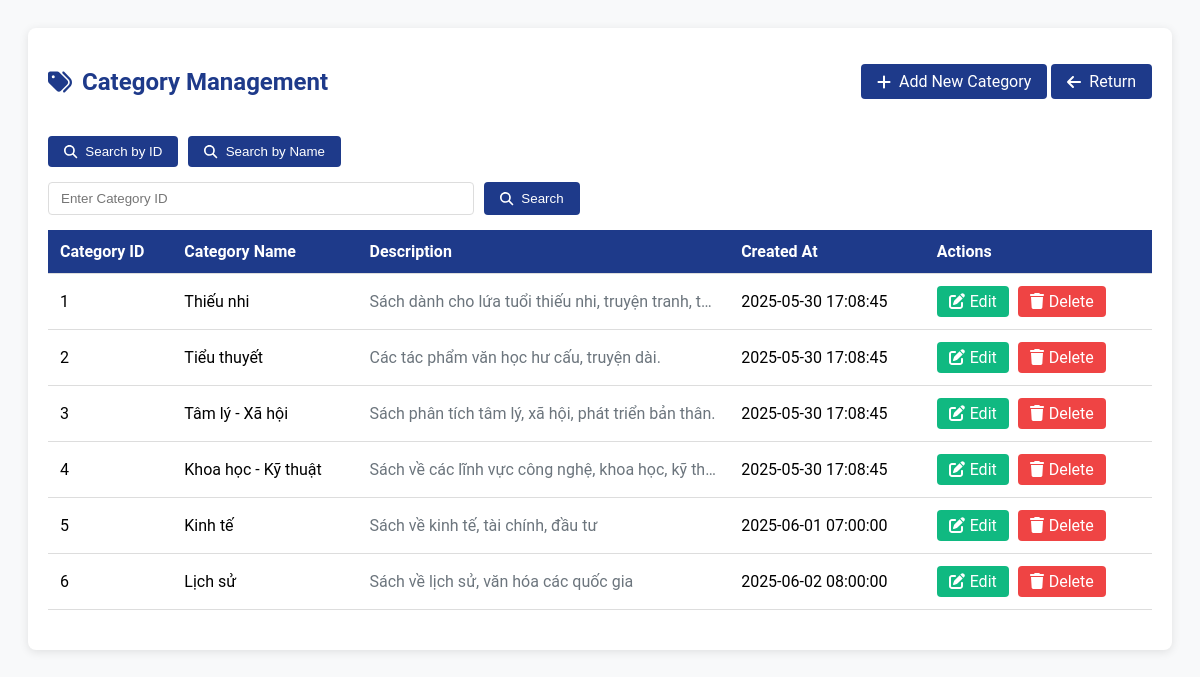
The page /Categories/categories.php (signed in) on the database its author committed.
### tables this page shows
CREATE TABLE `categories` (
  `category_id` int(11) NOT NULL,
  `category_name` varchar(100) NOT NULL,
  `description` text DEFAULT NULL,
  `create_at` timestamp NOT NULL DEFAULT current_timestamp()
);

### Categories/categories.php (the view, shortened to what this page needs)
<?php
require '../Verify/db_connect.php';
$search_type = isset($_GET['search_type']) ? $_GET['search_type'] : 'id';
$search_value = isset($_GET['search_value']) ? trim($_GET['search_value']) : '';
$sql = "SELECT * FROM categories";
$list_categories = $conn->query($sql);
?>
<!DOCTYPE html>
<html lang="en">
<head>
    <link rel="stylesheet" href="https://cdnjs.cloudflare.com/ajax/libs/font-awesome/6.0.0/css/all.min.css">
</head>
<body>
    <main>
        <div class="button-container">
            <h2><i class="fas fa-tags"></i> Category Management</h2>
            <div>
                <a href="add_categories.php" class="button"><i class="fas fa-plus"></i> Add New Category</a>
                <a href="../index.php" target="_top" class="return-button"><i class="fas fa-arrow-left"></i> Return</a>
            </div>
        </div>
        <div class="search-container">
            <button class="search-btn" onclick="setSearchType('id')"><i class="fas fa-search"></i> Search by ID</button>
            <button class="search-btn" onclick="setSearchType('name')"><i class="fas fa-search"></i> Search by Name</button>
        </div>
        <div class="search-container" id="searchContainer">
            <form method="GET" style="display: flex; gap: 10px; width: 100%;">
                <input type="text" name="search_value" value="<?php echo htmlspecialchars($search_value); ?>" class="search-input" placeholder="<?php echo $search_type == 'id' ? 'Enter Category ID' : 'Enter Category Name'; ?>">
                <button type="submit" class="search-btn"><i class="fas fa-search"></i> Search</button>
            </form>
        </div>
        <?php
        if ($list_categories->num_rows > 0) {
            echo "<table>
                    <thead>
                        <tr>
                            <th>Category ID</th>
                            <th>Category Name</th>
                            <th>Description</th>
                            <th>Created At</th>
                            <th>Actions</th>
                        </tr>
                    </thead>
                    <tbody>";
            while ($row = $list_categories->fetch_assoc()) {
                echo "<tr>
                        <td>" . htmlspecialchars($row['category_id']) . "</td>
                        <td>" . htmlspecialchars($row['category_name']) . "</td>
                        <td class='description'>" . htmlspecialchars($row['description'] ?? 'N/A') . "</td>
                        <td>" . htmlspecialchars($row['create_at'] ?? 'N/A') . "</td>
                        <td class='actions'>
                            <a class='edit' href='edit_categories.php?category_id=" . htmlspecialchars($row['category_id']) . "'><i class='fas fa-edit'></i> Edit</a>
                            <a class='delete' href='delete_categories.php?category_id=" . htmlspecialchars($row['category_id']) . "' onclick=\"return confirm('Are you sure you want to delete this category?');\"><i class='fas fa-trash'></i> Delete</a>
                        </td>
                    </tr>";
            }
            echo "</tbody></table>";
        } else {
            echo "<div class='no-categories'>No categories found.</div>";
        }
        ?>
    </main>
</body>
</html>

### Categories/categories.php (style rules this page uses)
body { font-family: 'Roboto', sans-serif; padding: 20px; background-color: #f8f9fa; }
main { max-width: 1200px; margin: 0 auto; padding: 20px; background: white; border-radius: 8px; box-shadow: 0 2px 10px rgba(0, 0, 0, 0.1); }
h2 { color: #1e3a8a; margin-bottom: 20px; display: flex; align-items: center; gap: 10px; }
table { width: 100%; border-collapse: collapse; margin-bottom: 20px; }
th, td { padding: 12px; text-align: left; border-bottom: 1px solid #ddd; }
th { background: #1e3a8a; color: white; }
.description { max-width: 300px; white-space: nowrap; overflow: hidden; text-overflow: ellipsis; color: #6c757d; }
.actions a { padding: 6px 12px; color: white; border-radius: 4px; text-decoration: none; margin-right: 5px; display: inline-flex; align-items: center; gap: 5px; }
.actions a.edit { background-color: #10b981; }
.actions a.delete { background-color: #ef4444; }
.search-container { margin-bottom: 15px; display: flex; gap: 10px; align-items: center; }
.search-input { padding: 8px 12px; border: 1px solid #ddd; border-radius: 4px; flex: 1; max-width: 400px; }
.button, .search-btn { padding: 8px 16px; background: #1e3a8a; color: white; border: none; border-radius: 4px; cursor: pointer; text-decoration: none; display: inline-flex; align-items: center; gap: 8px; transition: background 0.2s; }
.button-container { display: flex; justify-content: space-between; align-items: center; margin-bottom: 20px; }
.return-button { background: #1e3a8a; color: white; padding: 8px 16px; border-radius: 4px; text-decoration: none; display: inline-flex; align-items: center; gap: 8px; }

### rows shown on the page
categories: category_id "1", category_name "Thiếu nhi", description "Sách dành cho lứa tuổi thiếu nhi, truyện tranh, tr…", create_at "2025-05-30 17:08:45"
categories: category_id "2", category_name "Tiểu thuyết", description "Các tác phẩm văn học hư cấu, truyện dài.", create_at "2025-05-30 17:08:45"
categories: category_id "3", category_name "Tâm lý - Xã hội", description "Sách phân tích tâm lý, xã hội, phát triển bản thân.", create_at "2025-05-30 17:08:45"
categories: category_id "4", category_name "Khoa học - Kỹ thuật", description "Sách về các lĩnh vực công nghệ, khoa học, kỹ th…", create_at "2025-05-30 17:08:45"
categories: category_id "5", category_name "Kinh tế", description "Sách về kinh tế, tài chính, đầu tư", create_at "2025-06-01 07:00:00"
categories: category_id "6", category_name "Lịch sử", description "Sách về lịch sử, văn hóa các quốc gia", create_at "2025-06-02 08:00:00"
